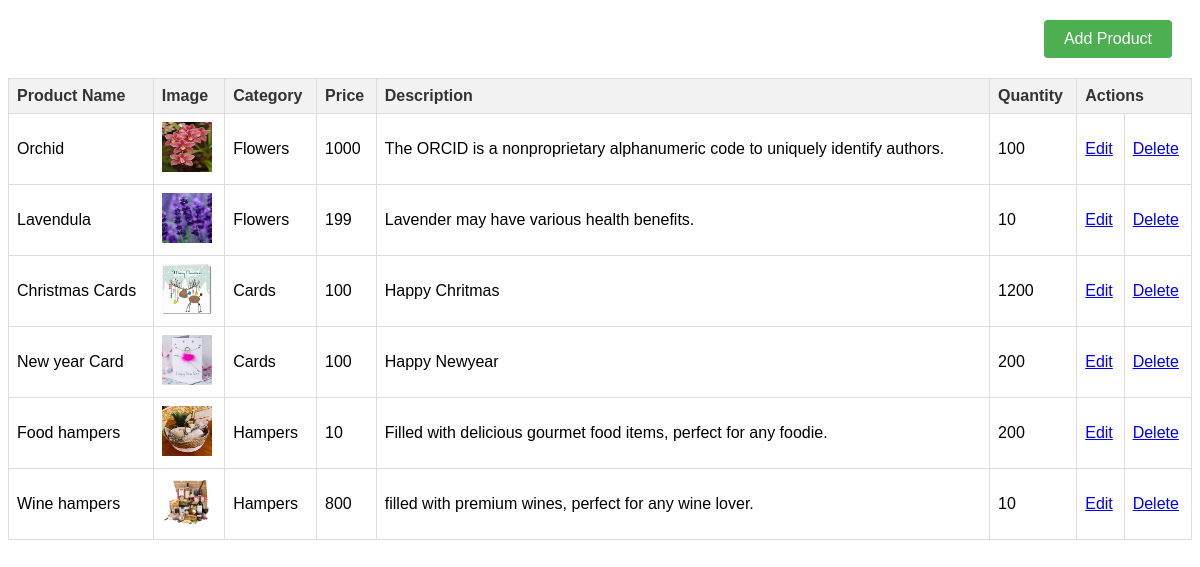
/shop/ViewProducts, run on the app's committed database.
### Shop/models.py (models this page shows)
class Product_Table(models.Model):
    Product_Name=models.CharField(max_length=50,blank=True,null=True)
    Image=models.FileField(max_length=50,null=True,blank=True)
    Categorytype = models.ForeignKey(Category, on_delete=models.CASCADE,blank=True,null=True)
    Price=models.IntegerField(null=True,blank=True)
    Description=models.CharField(max_length=100,null=True,blank=True)
    Quantity=models.CharField(max_length=100,null=True,blank=True)
    Rating=models.FloatField(null=True,blank=True)
    SHOPLID=models.ForeignKey(LoginTable,on_delete=models.CASCADE,blank=True,null=True)
    is_active = models.BooleanField(default=True)
    created_at = models.DateTimeField(auto_now_add=True, null=True, blank=True)
    updated_at = models.DateTimeField(auto_now_add=True, null=True, blank=True)

class Category(models.Model):
    Categorytype=models.CharField(max_length=50,blank=True,null=True)
    is_active = models.BooleanField(default=True)
    created_at = models.DateTimeField(auto_now_add=True, null=True, blank=True)
    updated_at = models.DateTimeField(auto_now_add=True, null=True, blank=True)

### Shop/views.py (the view)
# urls.py: path('ViewProducts',ViewProducts.as_view(),name='ViewProducts'),
class ViewProducts(View):
    def get(self,request):
        obj = Product_Table.objects.filter(is_active=True)
        print(obj)
        return render (request,'Manage Product.html',{'val':obj})

### templates/Manage Product.html (shortened to what this page needs)
<!DOCTYPE html>
<html lang="en">
<head>
</head>
<body>
    <div class="add-product-container">
        <a href="AddProducts" class="add-product-btn">Add Product</a>
    </div>
    <table>
        <thead>
            <tr>
                <th>Product Name</th>
                <th>Image</th>
                <th>Category</th>
                <th>Price</th>
                <th>Description</th>
                <th>Quantity</th>
                <th colspan="2">Actions</th>
            </tr>
        </thead>
        <tbody>
            {%for i in val%}
            <tr>
                <td>{{i.Product_Name}}</td>
                <td><img src="{{i.Image.url}}"alt="" height="50" width="50"></td>
                <td>{{i.Categorytype.Categorytype}}</td>
                <td>{{i.Price}}</td>
                <td>{{i.Description}}</td>
                <td>{{i.Quantity}}</td>
                <td><a href="ProductEdit/{{i.id}}">Edit</a></td>
                <td><a href="ProductDelete/{{i.id}}">Delete</a></td>
            </tr>
            {%endfor%}
        </tbody>
    </table>
</body>
</html>

### templates/Manage Product.html (style rules this page uses)
body { font-family: Arial, sans-serif; }
.add-product-btn { background-color: #4CAF50; color: white; padding: 10px 20px; text-decoration: none; border-radius: 4px; display: inline-block; }
.add-product-container { text-align: right; margin: 20px; }
table { width: 100%; border-collapse: collapse; margin: 20px 0; }
th, td { border: 1px solid #ddd; padding: 8px; text-align: left; }
thead { background-color: #f2f2f2; color: #333; }

### data on the page
Product_Table: Product_Name "Orchid", Image (picture), Categorytype.Categorytype "Flowers", Price "1000", Description "The ORCID is a nonproprietary alphanumeric code to uniquely identify authors.", Quantity "100"
Product_Table: Product_Name "Lavendula", Image (picture), Categorytype.Categorytype "Flowers", Price "199", Description "Lavender may have various health benefits.", Quantity "10"
Product_Table: Product_Name "Christmas Cards", Image (picture), Categorytype.Categorytype "Cards", Price "100", Description "Happy Chritmas", Quantity "1200"
Product_Table: Product_Name "New year Card", Image (picture), Categorytype.Categorytype "Cards", Price "100", Description "Happy Newyear", Quantity "200"
Product_Table: Product_Name "Food hampers", Image (picture), Categorytype.Categorytype "Hampers", Price "10", Description "Filled with delicious gourmet food items, perfect for any foodie.", Quantity "200"
Product_Table: Product_Name "Wine hampers", Image (picture), Categorytype.Categorytype "Hampers", Price "800", Description "filled with premium wines, perfect for any wine lover.", Quantity "10"
